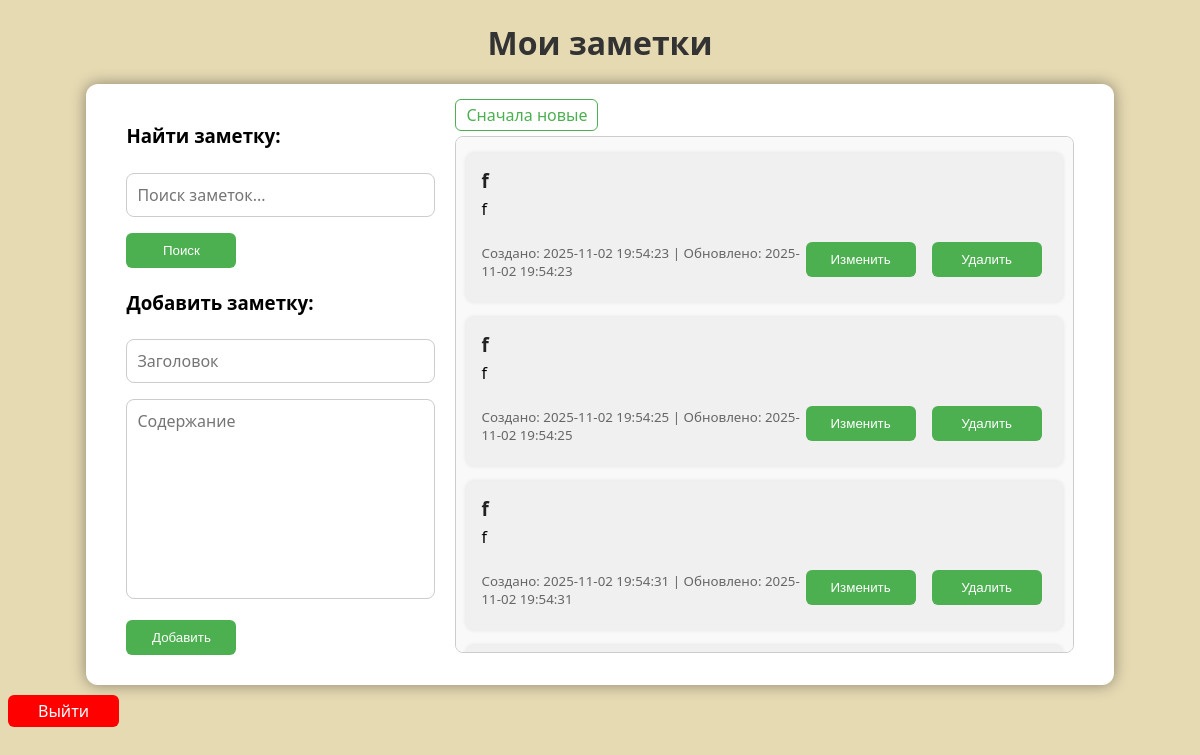
The page / (signed in) on the database as committed earlier.
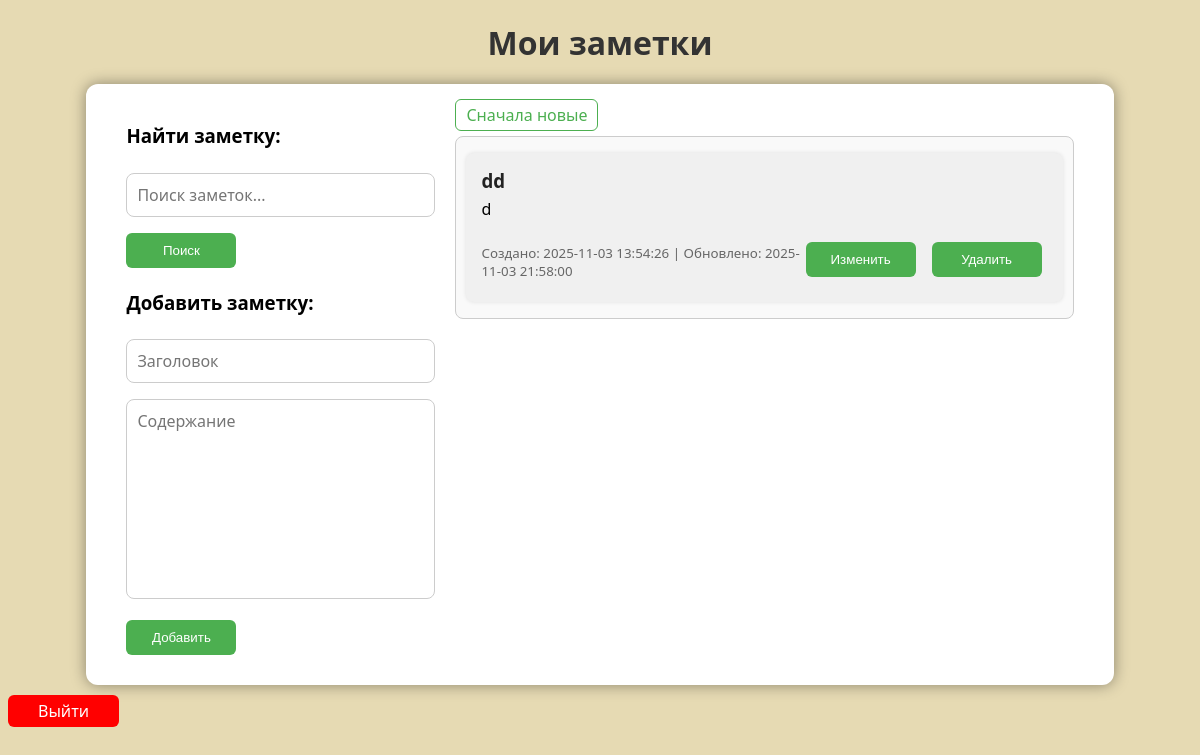
The same page on the database as committed later.
### app.py (models this page shows)
class Note(db.Model):
    id = db.Column(db.Integer, primary_key=True)
    title = db.Column(db.String(200), nullable=False)
    content = db.Column(db.Text, nullable=False)
    created = db.Column(db.String(50), nullable=False)
    updated = db.Column(db.String(50), nullable=False)
    user_id = db.Column(db.Integer, db.ForeignKey('user.id'), nullable=False)

### app.py (the view)
@app.route("/")
@login_required
def index():
    sort_order = request.args.get("sort", "asc")  # получаем параметр сортировки, по умолчанию "asc"
    notes = Note.query.filter_by(user_id=current_user.id).order_by(Note.updated.desc() if sort_order == "desc" else Note.updated.asc()).all()
    return render_template("index.html", notes=notes, sort_order=sort_order, user=current_user)

### app.py (called while the page is built)
@login_manager.user_loader
def load_user(user_id):
    return User.query.get(int(user_id))

### templates/index.html (shortened to what this page needs)
<!DOCTYPE html>
<html lang="ru">
<head>
    <link rel="stylesheet" href="{{ url_for('static', filename='style.css') }}">
</head>
<body>
    <h1>Мои заметки</h1>
    <div class="container">
        <div class="left-panel">
            <h3>Найти заметку:</h3>
            <form action="{{ url_for('search') }}" method="get">
                <input type="text" id="search-input" name="query" placeholder="Поиск заметок..." value="{{ query }}" required>
                <button type="submit" style="float: left";>Поиск</button>
            </form>
            <br>
            <br>
            <h3>Добавить заметку:</h3>
            <form action="{{ url_for('add') }}" method="post">
                <input type="text" name="title" placeholder="Заголовок" required>
                <textarea class="content-textarea" name="content" placeholder="Содержание" required></textarea>
                <button type="submit">Добавить</button>
            </form>
        </div>
        <div class="right-panel">
            {% if notes %}
            <div class="sort-toggle">
                {% if search %}
                    {% if sort_order == "asc" %}
                        <a href="{{ url_for('search', query=query, sort='desc') }}">Сначала новые</a>
                    {% else %}
                        <a href="{{ url_for('search', query=query, sort='asc') }}">Сначала старые</a>
                    {% endif %}
                {% else %}
                    {% if sort_order == "asc" %}
                        <a href="{{ url_for('index', sort='desc') }}">Сначала новые</a>
                    {% else %}
                        <a href="{{ url_for('index', sort='asc') }}">Сначала старые</a>
                    {% endif %}
                {% endif %}
            </div>
                <div class="notes-list">
                    <ul>
                        {% for note in notes %}
                            <li>
                                <h3>{{ note.title }}</h3>
                                <p>{{ note.content }}</p>
                                <div class="note-footer">
                                    <small class="note-date">Создано: {{ note.created }} | Обновлено: {{ note.updated }}</small>
                                    <div class="note-buttons">
                                        <form action="{{ url_for('edit', note_id=note.id) }}" method="get">
                                            <button type="submit">Изменить</button>
                                        </form>
                                        <form action="{{ url_for('delete', note_id=note.id) }}" method="post">
                                            <button type="submit" onclick="return confirm('Удалить заметку?')">Удалить</button>
                                        </form>
                                    </div>
                                </div>
                            </li>
                        {% endfor %}
                    </ul>
                </div>
            {% else %}
                {% if search %}
                {% else %}
                    <p>Заметок пока нет.</p>
                {% endif %}
            {% endif %}
        </div>
    </div>
    <a class="exit" href="{{ url_for('logout') }}">Выйти</a>
</body>
</html>

### static/style.css (style rules this page uses)
body { font-family: 'Segoe UI', Tahoma, sans-serif; background-color: #E6DAB3; }
.container { display: flex; gap: 20px; width: 80%; margin: auto; background: white; padding: 20px 40px; border-radius: 12px; box-shadow: 0 0 15px rgba(0,0,0,0.4 ); }
.left-panel { flex: 1; }
.right-panel { flex: 2; }
h1 { text-align: center; color: #333; margin-bottom: 20px; }
input, textarea { font-family: 'Segoe UI', Tahoma, sans-serif; resize: none; width: 100%; padding: 10px; margin-top: 6px; margin-bottom: 10px; border: 1px solid #ccc; border-radius: 8px; box-sizing: border-box; font-size: 16px; }
.content-textarea { height: 200px; }
button { width: 110px; display: inline; height: 35px; background-color: #4CAF50; color: white; border: none; padding: 8px 15px; border-radius: 6px; cursor: pointer; margin-right: 6px; margin-top: 6px; margin-bottom: 10px; }
.note-footer { display: flex; justify-content: space-between; align-items: center; margin-top: 10px; }
.note-buttons { display: flex; gap: 10px; }
.sort-toggle a { text-decoration: none; color: #4CAF50; padding: 4px 10px; border: 1px solid #4CAF50; border-radius: 6px; transition: background-color 0.3s, color 0.3s; }
a { text-decoration: none; color: white; padding: 10px 10px; border-radius: 6px; transition: background-color 0.3s, color 0.3s; }
.exit { display: inline-block; padding: 5px 30px; text-align: center; background-color: red; margin-top: 10px; }
.notes-list { max-height: 515px; overflow-y: auto; padding-left: 10px; padding-right: 10px; margin-top: 10px; border: 1px solid #ccc; border-radius: 8px; background-color: #f9f9f9; }
ul { padding: 0; }
li { background-color: #f0f0f0; border-radius: 8px; padding: 15px; margin-bottom: 15px; box-shadow: 0 0 4px rgba(0,0,0,0.1); overflow-wrap: anywhere; }
li h3 { margin: 0; color: #222; }
li p { margin-top: 5px; }
small { color: #666; }

Rows that differ between the two databases and show on the page:
removed Note: title "f", content "f", created "2025-11-02 19:54:23", updated "2025-11-02 19:54:23"
removed Note: title "f", content "f", created "2025-11-02 19:54:25", updated "2025-11-02 19:54:25"
removed Note: title "f", content "f", created "2025-11-02 19:54:31", updated "2025-11-02 19:54:31"
added Note: title "dd", content "d", created "2025-11-03 13:54:26", updated "2025-11-03 21:58:00"
